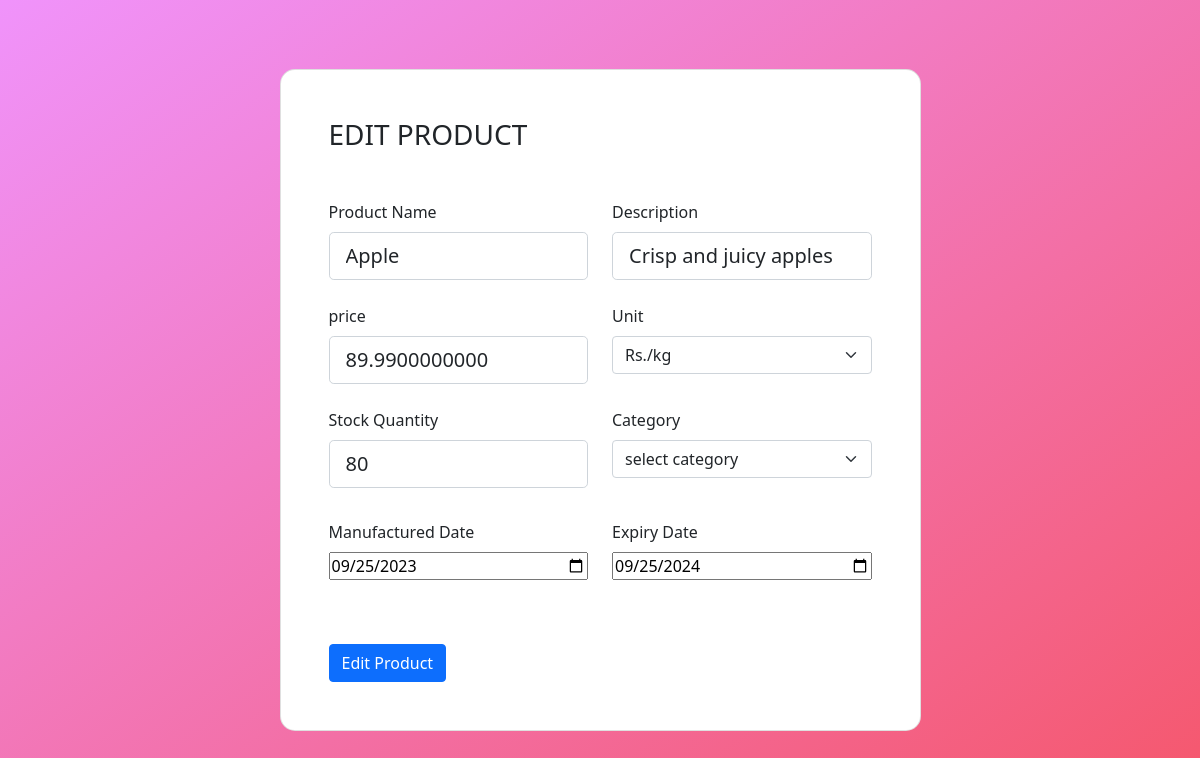
/admin/edit_product/9 (signed in), run on the app's committed database.
### application/models.py (models this page shows, shortened)
class Product(db.Model):
    __tablename__ = 'product'
    product_id = db.Column(db.Integer, primary_key=True, nullable=False, unique=True)
    name = db.Column(db.String(100), nullable=False)
    description = db.Column(db.String(200))
    price = db.Column(db.Float(10, 2), nullable=False)
    unit = db.Column(db.String(), nullable=False)
    stock_quantity = db.Column(db.INTEGER, nullable=False)
    manufacture_date = db.Column(db.String(), nullable=False)
    expiry_date = db.Column(db.String(), nullable=False)
    created_at = db.Column(db.DateTime, nullable=False)
    category_id = db.Column(db.Integer, db.ForeignKey('category.category_id'))
    category = db.relationship(Category)

### application/controller.py (the view, shortened to what this page needs)
@app.route('/admin/edit_product/<prod_id>', methods=['GET','POST'])
@login_required
def edit_product(prod_id):
    now = datetime.now()
    product = Product.query.filter_by(product_id=prod_id).first()
    product_form = AddProduct()
    category_list = Category.query.all()
    return render_template('edit_product.html', prod_form = product_form, cat_list = category_list, unit_list = unit_list, product = product)

### application/forms.py
class SearchForm(FlaskForm):
    search = StringField(validators=[InputRequired()])
    submit = SubmitField("search")

### application/__init__.py (called while the page is built)
def load_user(user_id):
    return User.query.get(int(user_id))

### application/controller.py (called while the page is built)
@app.context_processor
def base():
    form = SearchForm()
    category = Category.query.all()
    return dict(form = form, category = category)

### templates/edit_product.html (shortened to what this page needs)
<!DOCTYPE html>
<html>
<head>
    <link rel="stylesheet" href="{{url_for('static',filename = 'css/authentication.css')}}">
    <link rel="stylesheet" href="{{url_for('static',filename = 'css/bootstrap.min.css')}}">
    <link rel="stylesheet" href="{{url_for('static',filename = 'css/bootstrap.css')}}">
</head>
<body>
    <section class="vh-100 gradient-custom">
        <div class="container py-5 h-100">
            <div class="row justify-content-center align-items-center h-100">
                <div class="col-12 col-lg-9 col-xl-7">
                    <div class="card shadow-2-strong card-registration" style="border-radius: 15px;">
                        <div class="card-body p-4 p-md-5">
                            <h3 class="mb-4 pb-2 pb-md-0 mb-md-5">EDIT PRODUCT</h3>
                            <form method='POST' action="">
                                <div class="row">
                                    <div class="col-md-6 mb-4">
                                        <label for="inputAddress2" class="form-label">Product Name</label>
                                        <div class="form-outline">
                                            {{ prod_form.name(value=product.name) }}
                                        </div>
                                    </div>
                                    <div class="col-md-6 mb-4">
                                        <label for="inputAddress2" class="form-label">Description</label>
                                        <div class="form-outline">
                                            {{ prod_form.description(value=product.description) }}
                                        </div>
                                    </div>
                                </div>
                                <div class="row">
                                    <div class="col-md-6 mb-4">
                                        <label for="inputAddress2" class="form-label">price</label>
                                        <div class="form-outline">
                                            {{ prod_form.price(value=product.price) }}
                                        </div>
                                    </div>
                                    <div class="col-md-6 mb-4">
                                        <label for="inputAddress2" class="form-label">Unit</label>
                                        <select class="form-select" aria-label="Default select example" name="unit">
                                            <option selected>{{product.unit}}</option>
                                        </select>
                                    </div>
                                </div>
                                <div class="row">
                                    <div class="col-md-6 mb-4 pb-2">
                                        <label for="inputAddress2" class="form-label">Stock Quantity</label>
                                        <div class="form-outline">
                                            {{ prod_form.stock_quantity(value=product.stock_quantity) }}
                                        </div>
                                    </div>
                                    <div class="col-md-6 mb-4 pb-2">
                                        <label for="inputAddress2" class="form-label">Category</label>
                                        <select class="form-select" aria-label="Default select example"
                                            name="category_name">
                                            <option selected>select category</option>
                                        </select>
                                    </div>
                                </div>
                                <div class="row">
                                    <div class="col-md-6 mb-4 pb-2">
                                        <label for="inputAddress2" class="form-label">Manufactured Date</label>
                                        <div class="form-outline">
                                            {{ prod_form.manufacture_date(value=product.manufacture_date) }}
                                        </div>
                                    </div>
                                    <div class="col-md-6 mb-4 pb-2">
                                        <label for="inputAddress2" class="form-label">Expiry Date</label>
                                        <div class="form-outline">
                                            {{ prod_form.expiry_date(value=product.expiry_date) }}
                                        </div>
                                    </div>
                                </div>
                                <div class="mt-4 pt-2">
                                    <button type="button" class="btn btn-primary" data-bs-toggle="modal"
                                        data-bs-target="#exampleModal">
                                        Edit Product
                                    </button>
                                </div>
                            </form>
                        </div>
                    </div>
                </div>
            </div>
        </div>
    </section>
</body>
</html>

### static/css/authentication.css (style rules this page uses)
.gradient-custom { background: #f093fb; background: -webkit-linear-gradient(to bottom right, rgba(240, 147, 251, 1), rgba(245, 87, 108, 1)); background: linear-gradient(to bottom right, rgba(240, 147, 251, 1), rgba(245, 87, 108, 1)) }

### data on the page
Product: name "Apple", description "Crisp and juicy apples", price "89.9900000000", unit "Rs./kg", stock_quantity "80", manufacture_date "09/25/2023", expiry_date "09/25/2024"
